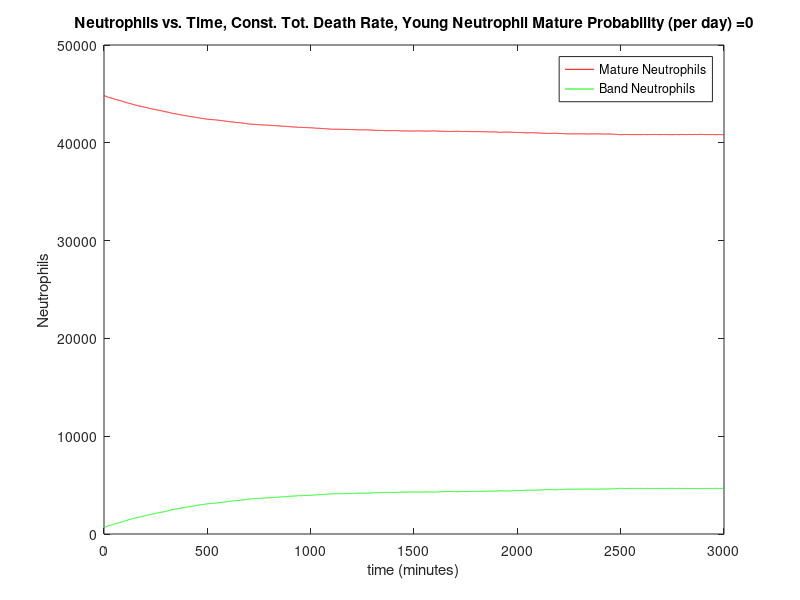
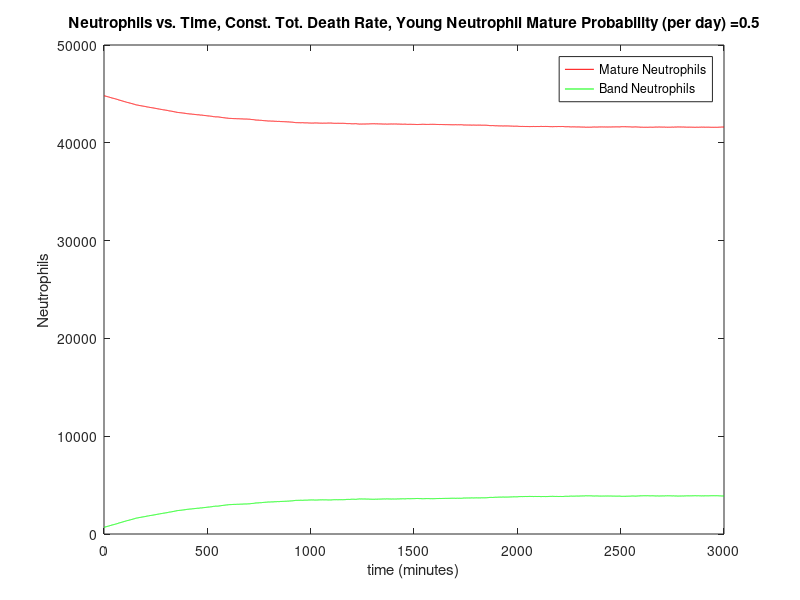
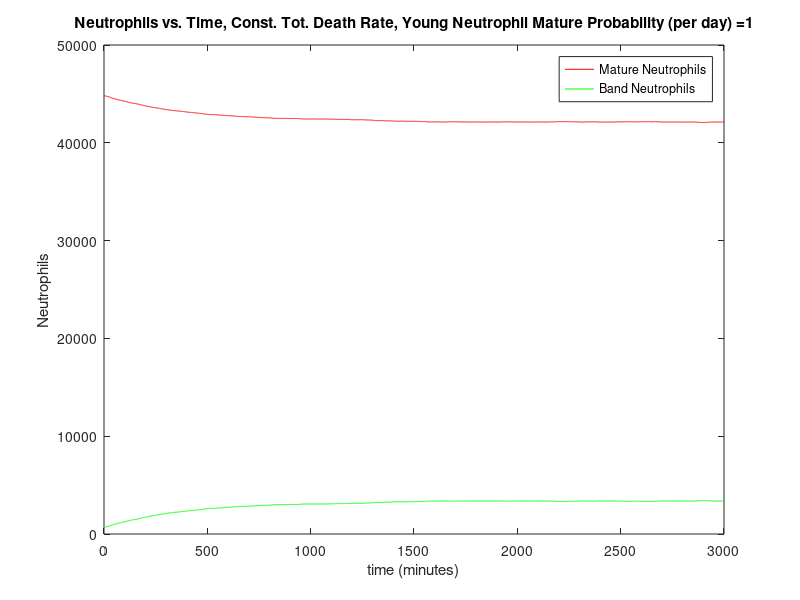

Recreate these plots in MATLAB, in order.
%Initial 1 Compartment Model of Neutrophil Maturation and Death.  The model 
%starts by adding a set number of cells to a blood compartment, allows some
%young neutrophils to mature to old, and then removes a set number of cells 
%from the population (death).  This code was written by Mark Kalinich on 20140225. 

%Differential Equation Model: 

%d(New)/dt = R_production,new - R_death,old - R_maturation
%d(Old)/dt = R_production,old - R_death,old + R_maturation

%for Steady state: 0=R_production,old - R_death,old + R_maturation
%0 = (Cell Production rate)*(Old Fraction)-(Total Death)*(Old/(Old+New)
%for only old cells:
%0 = Cell Production Rate - Total Death Rate

%For Only Young Cells: 

%Model Assumptions: 
%1) Constant rate of total cell production from bone
%2) constant ratio of old to new neutrophils in the bone
%3) random selection of neutrophils from bone
%4) Constant fraction of young neutrophils mature into old neutrophils
%5) Constant rate of total cell death (Death_old = Constant*(# dead cells)
%6) Cell death is not dependent on cell age
%7) R_production is a binomial random variable that uses the specified
%fraction of old vs. new cells. (R_production_total= constant = R_new+R+old) 
%8) Person weighs 70 kg. 


clc; clear;
%Step 1: Write up our source.  We're creating an infinite sink that has a
%set ratio of young and old neutrophils. 

%First, let's set our intial conditions. All values are per day.
for j = 1:3
time                  = 1:3000; %number of time steps, in minutes
Weight                = 70; %person's weight, in kg
Neutrophil_blood      = 65*10^7*Weight; %neutrophils initially in blood pool for a 70 kg person, "Neutrophil kinetics in health and disease" Summers 2010 
Band_Fraction         = 0.015; % For an uninfected person, bands range from 0-3% in blood http://www.nlm.nih.gov/medlineplus/ency/article/003657.htm
Young_initial         = Neutrophil_blood*Band_Fraction; % initial number of bands in the pool 
Old_initial           = Neutrophil_blood*(1-Band_Fraction);% initial number of mature cells in pool
Cells_Entering_System = 1.7*10^9*Weight;  %this is the number of cells entering from bone marrow per day "Neutrophil kinetics in health and disease" Summers 2010 
Young_fraction        = .1; % select Bone neutrophil fraction I'm exploring
Mature_probabilityv   = linspace(0,1,3); %explore probability from 0 to 1
Mature_probability    = Mature_probabilityv(j); %fraction of band cells in blood that will mature after 1 day
Death_Leaving_System  = 1.7*10^9*Weight; %assume steady state
Band_Mature           = .1; %fraction of bands that will mature in 1 day in the blood
Mean_residence_time   = Neutrophil_blood/Cells_Entering_System;
                 
%Add in conversions to get proper rates.
Time_Convert = 1440; %minutes/day
Cell_Convert = 1*10^6; %convert cells to millions of cells
Cell_Enter   = round(Cells_Entering_System/(Time_Convert*Cell_Convert)); 
Mature_Prob  = Mature_probability/Time_Convert; %fraction of band cells that  matures into an old cell in 1 minute.
Death        = round(Death_Leaving_System/(Time_Convert*Cell_Convert));% number of cells to die each cycle; assume steady state

%Initialize some Vectors
Neutrophil_Count      = zeros(length(time)+1,2); %initialize solution vector
Neutrophil_Count(1,1) = Young_initial/Cell_Convert; %young is left
Neutrophil_Count(1,2) = Old_initial/Cell_Convert; %old is right

for i = 1:length(time)

%Step 1: randomly select cells from the bone marrow to add to the blood
%population.  
Random = rand(Cell_Enter,1) ; %random is a vector containing "Enter" number of 
%values that will represent each cell's random assignment to either "old"
%or "young"
Young_enter = length(find(Random<Young_fraction));
Old_enter = length(find(Random>Young_fraction)); %initalize young and old counters

%Step 2: add these to the blood pool. 

dB_Young = Young_enter + Neutrophil_Count(i,1); %total young in blood pool at t
dB_Old   = Old_enter   + Neutrophil_Count(i,2); %total old in blood pool at t

% Step 3: Allow young cells to mature into old cells. 

dOld   = Mature_Prob*dB_Young;
dB_Young = dB_Young - dOld;
dB_Old   = dB_Old   + dOld; 

%Step 4: Kill some cells. 
%Write out how many will die. 
%Assume that new and old have an equal probability of dying

Dead_Young              = Death*(dB_Young)/(dB_Young+dB_Old);
Dead_Old                = Death*(dB_Old)/(dB_Young+dB_Old);
dB_Young                = round(dB_Young - Dead_Young);
dB_Old                  = round(dB_Old   - Dead_Old); 
Neutrophil_Count(i+1,1) = dB_Young;
Neutrophil_Count(i+1,2) = dB_Old;
end 

fig = figure;
plot(time,Neutrophil_Count(1:length(time),2),'r');
hold on
plot(time,Neutrophil_Count(1:length(time),1),'g');
xlabel ('time (minutes)')
ylabel ('Neutrophils')
title (strcat('Neutrophils vs. Time, Const. Tot. Death Rate, Young Neutrophil Mature Probability (per day) =',num2str(Mature_probability)))
legend ('Mature Neutrophils','Band Neutrophils')

saveas(fig,strcat('Neutrophil_Kinetics_Young_Neutrophil_Mature_Prob=_',num2str(Mature_probability)),'jpeg')



end



